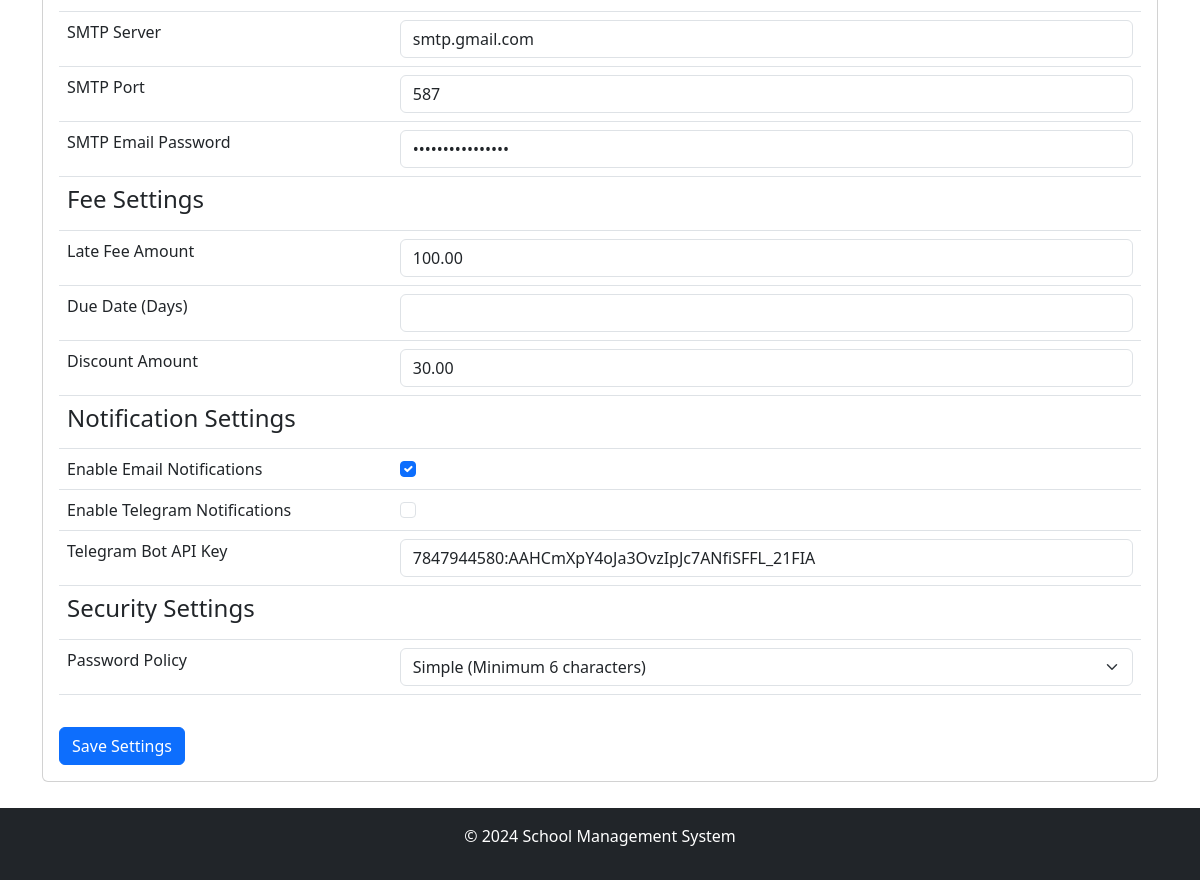
The app's page /admin/system-settings (signed in, lower part), older data.
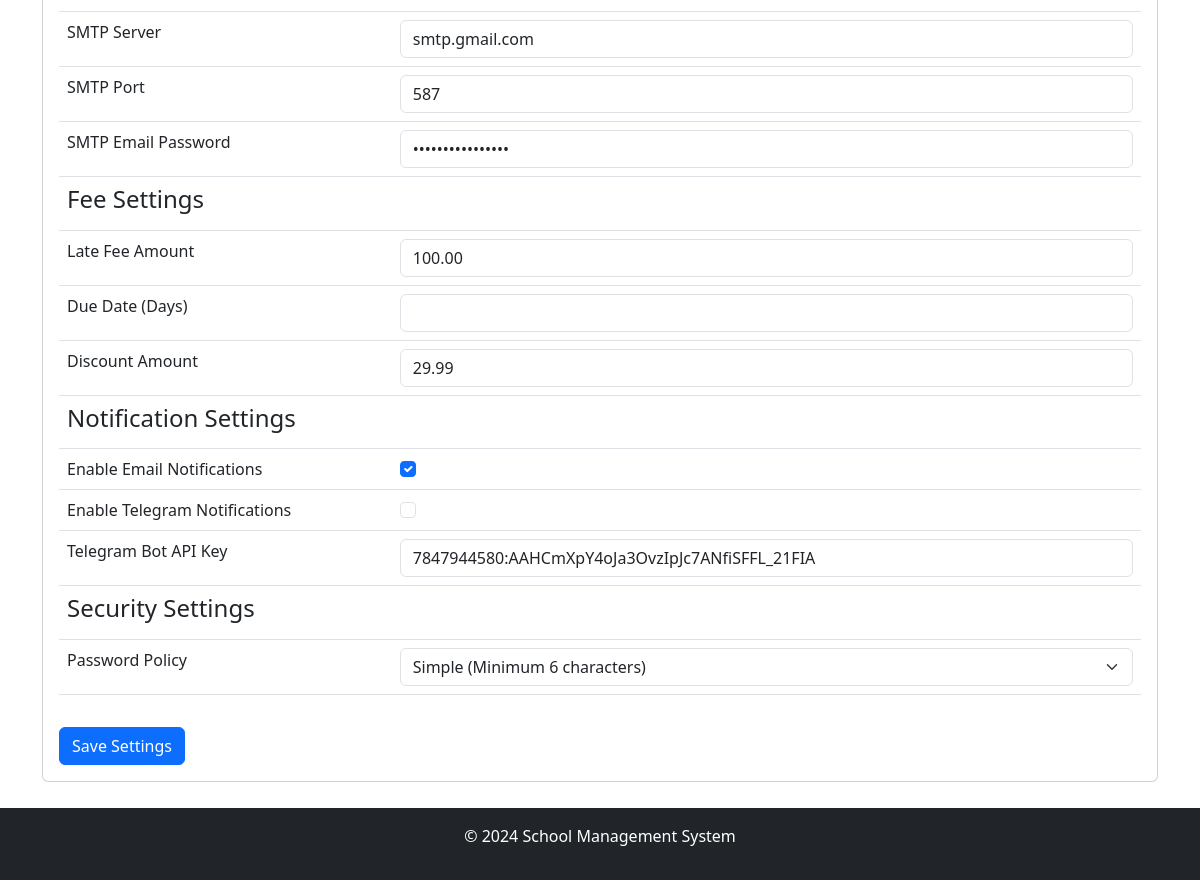
The same page, newer data.
### app/models/models.py (models this page shows)
class Settings(db.Model):
    __tablename__ = 'Settings'
    setting_key = db.Column('SettingKey', db.String, primary_key=True)
    setting_value = db.Column('SettingValue', db.String)
    description = db.Column('Description', db.String, nullable=False)
    value_type = db.Column('ValueType', db.String, nullable=False)
    category = db.Column('Category', db.String, nullable=False)

### app/routes/admin_routes.py (the view)
@admin.route('/system-settings', methods=['GET', 'POST'])
@login_required
@role_required('1')
def system_settings():
    settings = {
        setting.setting_key: setting.setting_value for setting in Settings.query.all()}
    return render_template('admin/system_settings.html', settings=settings, app_name=app_name())

### app/__init__.py (called while the page is built)
@login_manager.user_loader
def load_user(user_id):
    from .models.models import User
    return User.query.get(user_id)

### app/routes/routes.py (called while the page is built)
def app_name():
    app_name = "School Management System"
    with current_app.app_context():
        setting = Settings.query.filter_by(setting_key='school_name').first()
        if setting and setting.setting_value:
            app_name = setting.setting_value
    return app_name

def role_required(*roles):
    def decorator(f):
        @wraps(f)
        def decorated_function(*args, **kwargs):
            if not current_user.is_authenticated or current_user.role_id not in roles:
                abort(403)  # Forbidden access if role does not match
            return f(*args, **kwargs)
        return decorated_function
    return decorator

### app/templates/admin/system_settings.html (shortened to what this page needs)
{% extends "share/dashboard.html" %}
{% block card_content %}
<form action="{{ url_for('admin.update_settings') }}" method="post">
    <table class="table">
        <tr><th colspan="2"><h4>Email Configuration</h4></th></tr>
        <tr>
            <td><label for="smtp_server" class="form-label">SMTP Server</label></td>
            <td><input type="text" class="form-control" id="smtp_server" name="smtp_server" value="{{ settings['smtp_server'] }}" required></td>
        </tr>
        <tr>
            <td><label for="smtp_port" class="form-label">SMTP Port</label></td>
            <td><input type="number" class="form-control" id="smtp_port" name="smtp_port" value="{{ settings['smtp_port'] }}" min="1" required></td>
        </tr>
        <tr>
            <td><label for="smtp_email_password" class="form-label">SMTP Email Password</label></td>
            <td><input type="password" class="form-control" id="smtp_email_password" name="smtp_email_password" value="{{ settings['smtp_email_password'] }}" required></td>
        </tr>
        <tr><th colspan="2"><h4>Fee Settings</h4></th></tr>
        <tr>
            <td><label for="late_fee_amount" class="form-label">Late Fee Amount</label></td>
            <td>
                <input type="number" class="form-control" id="late_fee_amount" name="late_fee_amount"
                    value="{{ '%.2f' % (settings['late_fee_amount'] | float) }}" min="0" step="0.01" required>
            </td>
        </tr>
        <tr>
            <td><label for="due_date" class="form-label">Due Date (Days)</label></td>
            <td><input type="number" class="form-control" id="due_date" name="due_date" value="{{ settings['due_date'] }}" min="0" required></td>
        </tr>
        <tr>
            <td><label for="discount_amount" class="form-label">Discount Amount</label></td>
            <td>
                <input type="number" class="form-control" id="discount_amount" name="discount_amount"
                    value="{{ '%.2f' % (settings['discount_amount'] | float) }}" min="0" step="0.01" required>
            </td>
        </tr>
        <tr><th colspan="2"><h4>Notification Settings</h4></th></tr>
        <tr>
            <td><label for="email_notifications" class="form-check-label">Enable Email Notifications</label></td>
            <td><input type="checkbox" class="form-check-input" id="email_notifications" name="email_notifications" {% if settings['email_notifications'] == '1' %}checked{% endif %}></td>
        </tr>
        <tr>
            <td><label for="telegram_notifications" class="form-check-label">Enable Telegram Notifications</label></td>
            <td><input type="checkbox" class="form-check-input" id="telegram_notifications" name="telegram_notifications" {% if settings['telegram_notifications'] == '1' %}checked{% endif %}></td>
        </tr>
        <tr>
            <td><label for="telegram_bot_api_key" class="form-label">Telegram Bot API Key</label></td>
            <td>
                <input type="text" class="form-control" id="telegram_bot_api_key" name="telegram_bot_api_key"
                       value="{{ settings['telegram_bot_api_key'] }}">
            </td>
        </tr>
        <tr><th colspan="2"><h4>Security Settings</h4></th></tr>
        <tr>
            <td><label for="password_policy" class="form-label">Password Policy</label></td>
            <td>
                <select class="form-select" id="password_policy" name="password_policy" required>
                    <option value="simple" {% if settings['password_policy'] == 'simple' %}selected{% endif %}>Simple (Minimum 6 characters)</option>
                </select>
            </td>
        </tr>
    </table>
    <button type="submit" class="btn btn-primary mt-3">Save Settings</button>
</form>
{% endblock %}

Row changes from the older to the newer data that the page shows:
changed Settings (number 5 of 7 on the later page): discount_amount "30.00" → "29.99"
